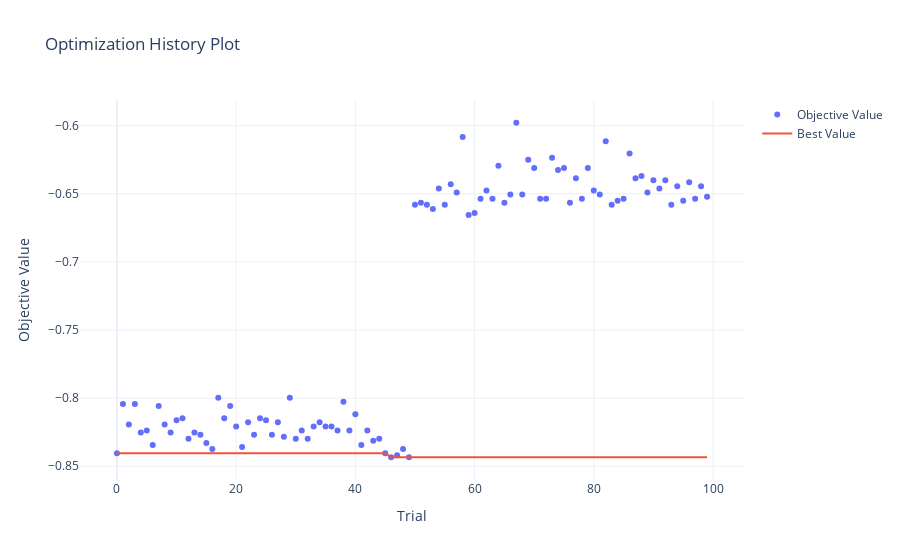
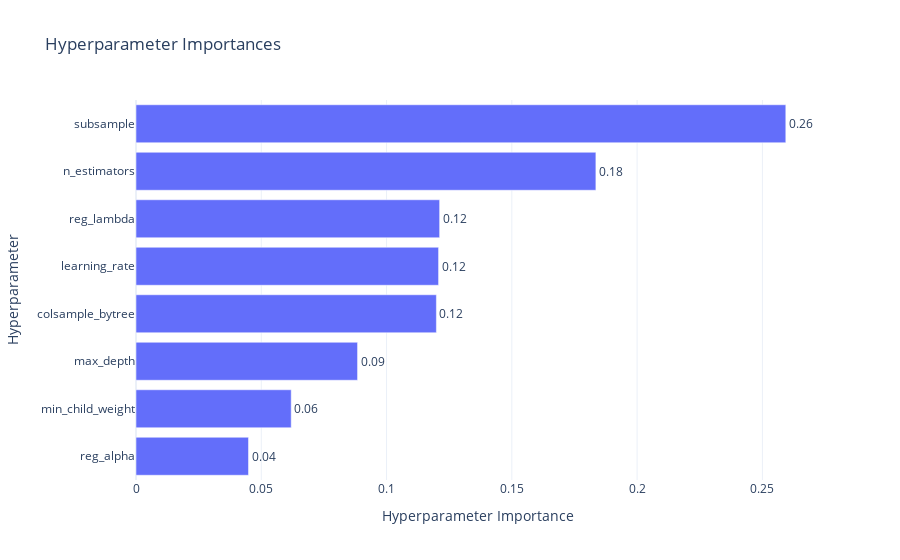

Here is the notebook cell these charts were saved with, in order:
### Code cell
# Visualize optimization results
fig = optuna.visualization.plot_optimization_history(study)
fig.show()

fig = optuna.visualization.plot_param_importances(study)
fig.show()

### Figure 1 — Plotly figure (JSON) as saved in the notebook; plotly's stock layout.template omitted (floating-point values rounded to 4 significant figures)
{"data": [{"mode": "markers", "name": "Objective Value", "type": "scatter", "x": [0, 1, 2, 3, 4, 5, 6, 7, 8, 9, 10, 11, 12, 13, 14, 15, 16, 17, 18, 19, 20, 21, 22, 23, 24, 25, 26, 27, 28, 29, 30, 31, 32, 33, 34, 35, 36, 37, 38, 39, 40, 41, 42, 43, 44, 45, 46, 47, 48, 49, 50, 51, 52, 53, 54, 55, 56, 57, 58, 59, 60, 61, 62, 63, 64, 65, 66, 67, 68, 69, 70, 71, 72, 73, 74, 75, 76, 77, 78, 79, 80, 81, 82, 83, 84, 85, 86, 87, 88, 89, 90, 91, 92, 93, 94, 95, 96, 97, 98, 99], "y": [-0.8404, -0.8042, -0.8193, -0.8042, -0.8253, -0.8238, -0.8343, -0.8057, -0.8193, -0.8253, -0.8163, -0.8148, -0.8298, -0.8253, -0.8268, -0.8328, -0.8373, -0.7997, -0.8148, -0.8057, -0.8208, -0.8358, -0.8178, -0.8268, -0.8148, -0.8163, -0.8268, -0.8178, -0.8283, -0.7997, -0.8298, -0.8238, -0.8298, -0.8208, -0.8178, -0.8208, -0.8208, -0.8238, -0.8027, -0.8238, -0.8117, -0.8343, -0.8238, -0.8313, -0.8298, -0.8404, -0.8434, -0.8419, -0.8373, -0.8434, -0.6581, -0.6566, -0.6581, -0.6611, -0.6461, -0.6581, -0.6431, -0.6491, -0.6084, -0.6657, -0.6642, -0.6536, -0.6476, -0.6536, -0.6295, -0.6566, -0.6506, -0.5979, -0.6506, -0.625, -0.631, -0.6536, -0.6536, -0.6235, -0.6325, -0.631, -0.6566, -0.6386, -0.6536, -0.631, -0.6476, -0.6506, -0.6114, -0.6581, -0.6551, -0.6536, -0.6205, -0.6386, -0.637, -0.6491, -0.6401, -0.6461, -0.6401, -0.6581, -0.6446, -0.6551, -0.6416, -0.6536, -0.6446, -0.6521]}, {"mode": "lines", "name": "Best Value", "type": "scatter", "x": [0, 1, 2, 3, 4, 5, 6, 7, 8, 9, 10, 11, 12, 13, 14, 15, 16, 17, 18, 19, 20, 21, 22, 23, 24, 25, 26, 27, 28, 29, 30, 31, 32, 33, 34, 35, 36, 37, 38, 39, 40, 41, 42, 43, 44, 45, 46, 47, 48, 49, 50, 51, 52, 53, 54, 55, 56, 57, 58, 59, 60, 61, 62, 63, 64, 65, 66, 67, 68, 69, 70, 71, 72, 73, 74, 75, 76, 77, 78, 79, 80, 81, 82, 83, 84, 85, 86, 87, 88, 89, 90, 91, 92, 93, 94, 95, 96, 97, 98, 99], "y": [-0.8404, -0.8404, -0.8404, -0.8404, -0.8404, -0.8404, -0.8404, -0.8404, -0.8404, -0.8404, -0.8404, -0.8404, -0.8404, -0.8404, -0.8404, -0.8404, -0.8404, -0.8404, -0.8404, -0.8404, -0.8404, -0.8404, -0.8404, -0.8404, -0.8404, -0.8404, -0.8404, -0.8404, -0.8404, -0.8404, -0.8404, -0.8404, -0.8404, -0.8404, -0.8404, -0.8404, -0.8404, -0.8404, -0.8404, -0.8404, -0.8404, -0.8404, -0.8404, -0.8404, -0.8404, -0.8404, -0.8434, -0.8434, -0.8434, -0.8434, -0.8434, -0.8434, -0.8434, -0.8434, -0.8434, -0.8434, -0.8434, -0.8434, -0.8434, -0.8434, -0.8434, -0.8434, -0.8434, -0.8434, -0.8434, -0.8434, -0.8434, -0.8434, -0.8434, -0.8434, -0.8434, -0.8434, -0.8434, -0.8434, -0.8434, -0.8434, -0.8434, -0.8434, -0.8434, -0.8434, -0.8434, -0.8434, -0.8434, -0.8434, -0.8434, -0.8434, -0.8434, -0.8434, -0.8434, -0.8434, -0.8434, -0.8434, -0.8434, -0.8434, -0.8434, -0.8434, -0.8434, -0.8434, -0.8434, -0.8434]}, {"marker": {"color": "#cccccc"}, "mode": "markers", "name": "Infeasible Trial", "showlegend": false, "type": "scatter", "x": [], "y": []}], "layout": {"title": {"text": "Optimization History Plot"}, "xaxis": {"title": {"text": "Trial"}}, "yaxis": {"title": {"text": "Objective Value"}}}}

### Figure 2 — Plotly figure (JSON) as saved in the notebook; plotly's stock layout.template omitted (floating-point values rounded to 4 significant figures)
{"data": [{"cliponaxis": false, "hovertemplate": ["reg_alpha (FloatDistribution): 0.04490107881813079<extra></extra>", "min_child_weight (IntDistribution): 0.061948517005698985<extra></extra>", "max_depth (IntDistribution): 0.08842314147546794<extra></extra>", "colsample_bytree (FloatDistribution): 0.11988960959581507<extra></extra>", "learning_rate (FloatDistribution): 0.12075993002450224<extra></extra>", "reg_lambda (FloatDistribution): 0.12118552936810884<extra></extra>", "n_estimators (IntDistribution): 0.18354527194528608<extra></extra>", "subsample (FloatDistribution): 0.25934692176699<extra></extra>"], "name": "Objective Value", "orientation": "h", "text": ["0.04", "0.06", "0.09", "0.12", "0.12", "0.12", "0.18", "0.26"], "textposition": "outside", "type": "bar", "x": [0.0449, 0.06195, 0.08842, 0.1199, 0.1208, 0.1212, 0.1835, 0.2593], "y": ["reg_alpha", "min_child_weight", "max_depth", "colsample_bytree", "learning_rate", "reg_lambda", "n_estimators", "subsample"]}], "layout": {"title": {"text": "Hyperparameter Importances"}, "xaxis": {"title": {"text": "Hyperparameter Importance"}}, "yaxis": {"title": {"text": "Hyperparameter"}}}}
